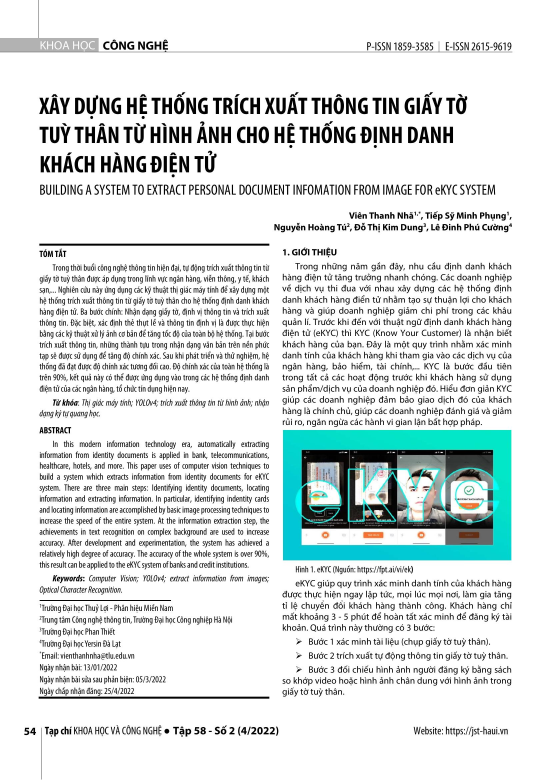
#> input picture project/wcode-iai/easia-green/extracted_images/page_1.jpg, 1654 x 2339 px (shown at 1/3 size)
$ python -i preprocess.py   (imports and definitions only)
#> lines starting #> are read from the running program, lines starting #| are printed output that depends on the picture
#> further down, picture is the input picture: shape (2339, 1654, 3); mean B, G, R 226.7, 227.1, 221
### project/wcode-iai/easia-green/app/utils/utils_logging.py
import os
from datetime import datetime
import logging

# Tạo thư mục logs nếu chưa tồn tại
LOG_DIR = 'logs'
os.makedirs(LOG_DIR, exist_ok=True)

# Đường dẫn file log theo ngày
log_filename = os.path.join(LOG_DIR, f'log_{datetime.now().strftime("%Y%m%d")}.log')


def log_debug(message: str, level: str = 'INFO'):
  """
  Ghi log ra console và file log theo ngày, kèm cấp độ log.
  Chỉ chấp nhận level hợp lệ: INFO, DEBUG, WARNING, ERROR
  """
  allowed_levels = {'INFO', 'DEBUG', 'WARNING', 'ERROR'}
  if level not in allowed_levels:
    level = 'INFO'

  timestamp = datetime.now().strftime('%Y-%m-%d %H:%M:%S')
  log_line = f'[{timestamp}] [{level}] {message}'
  print(log_line)

  with open(log_filename, 'a', encoding='utf-8') as f:
    f.write(log_line + '\n')


# [13 lines left out: function configure_logging, not called in this run]

### project/wcode-iai/easia-green/app/core/preprocess.py
# app/core/preprocess.py
import cv2
import numpy as np
from app.utils.utils_logging import log_debug


def preprocess_image(image: np.ndarray) -> np.ndarray:
  """
  Tiền xử lý ảnh:
  - Chuyển grayscale
  - Resize về chiều rộng chuẩn (nếu cần)
  - Tăng tương phản bằng CLAHE
  - Lọc nhiễu và làm mượt ảnh bằng bộ lọc Bilateral để khử nhiễu
  """
  log_debug("🧼 Bắt đầu tiền xử lý ảnh...", level="INFO")

  # Resize nếu quá lớn
  max_width = 1000
  if image.shape[1] > max_width:
    scale = max_width / image.shape[1]
#> scale = 0.605
    image = cv2.resize(image, None, fx=scale, fy=scale)
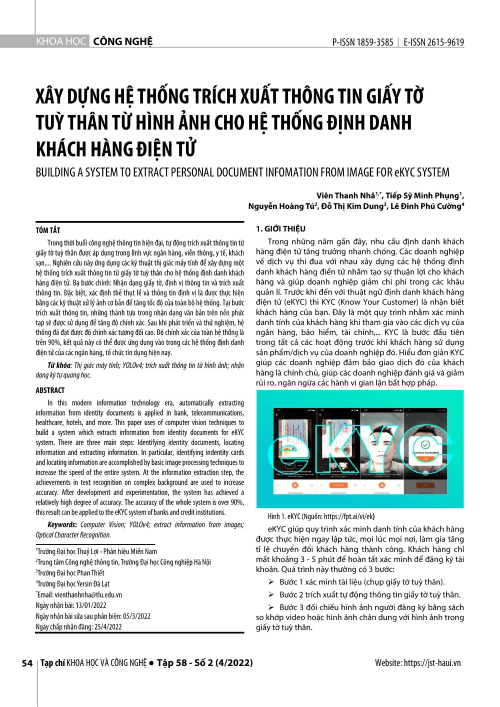
#> image: shape (1414, 1000, 3) (shown at 1/2 size); mean of channels 0, 1, 2 226.6, 227, 220.9; drawn as B, G, R
    log_debug(f"📐 Resize ảnh về chiều rộng {max_width}px", level="DEBUG")

  # Chuyển grayscale
  gray = cv2.cvtColor(image, cv2.COLOR_BGR2GRAY)
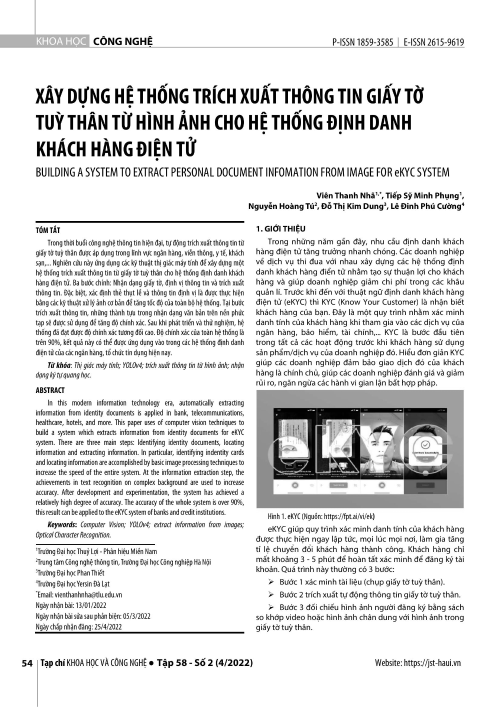
#> gray: shape (1414, 1000) (shown at 1/2 size); min 0, max 255, mean 225.1
  log_debug("🎨 Chuyển ảnh sang grayscale", level="DEBUG")

  # Tăng tương phản (CLAHE)
  clahe = cv2.createCLAHE(clipLimit=2.0, tileGridSize=(8, 8))
  enhanced = clahe.apply(gray)
  log_debug("🔆 Tăng tương phản bằng CLAHE", level="DEBUG")

  # Làm mượt để loại bỏ nhiễu nhỏ
  smoothed = cv2.bilateralFilter(enhanced, d=9, sigmaColor=75, sigmaSpace=75)
  log_debug("💧 Làm mượt ảnh bằng bilateral filter", level="DEBUG")

  return smoothed

>>> import cv2
>>> picture = cv2.imread('../../extracted_images/page_1.jpg')
>>> result = preprocess_image(picture)

$ run again, on project/wcode-iai/easia-green/extracted_images/page_2.jpg
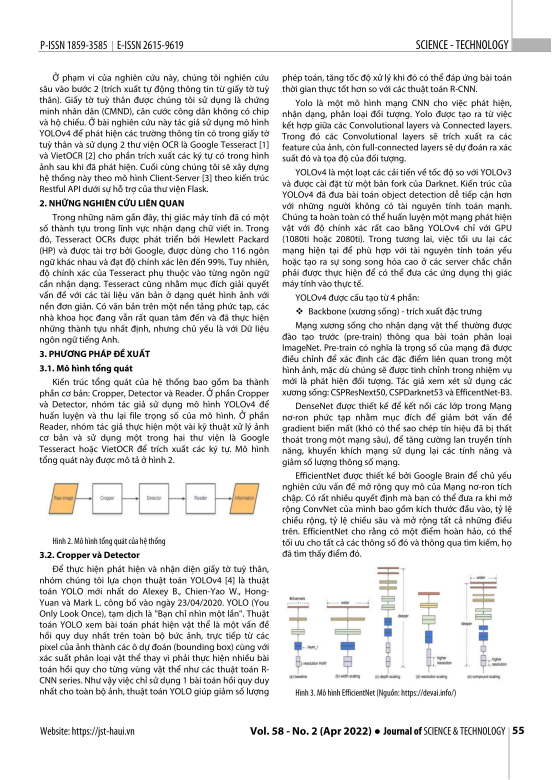
#> input picture project/wcode-iai/easia-green/extracted_images/page_2.jpg, 1654 x 2339 px (shown at 1/3 size)
#> picture is the input picture: shape (2339, 1654, 3); mean B, G, R 232.8, 233, 233.1
#> in preprocess_image, `image = cv2.resize(image, None, fx=scale, fy=scale)`:
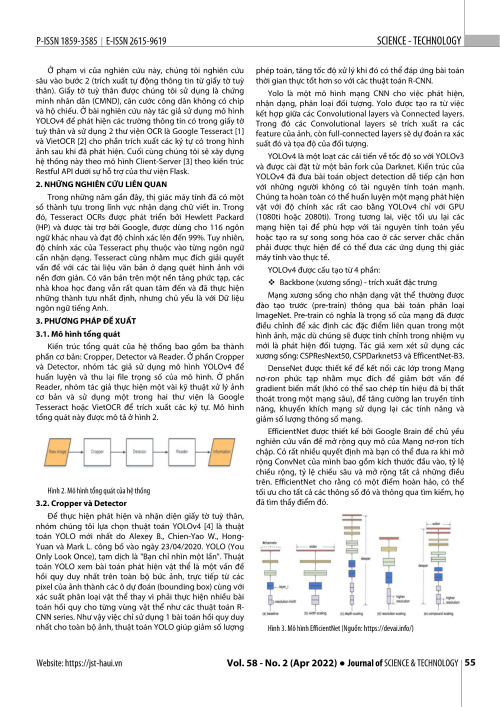
#> image: shape (1414, 1000, 3) (shown at 1/2 size); mean of channels 0, 1, 2 232.7, 232.9, 233.1; drawn as B, G, R

$ run again, on project/wcode-iai/easia-green/extracted_images/page_3.jpg
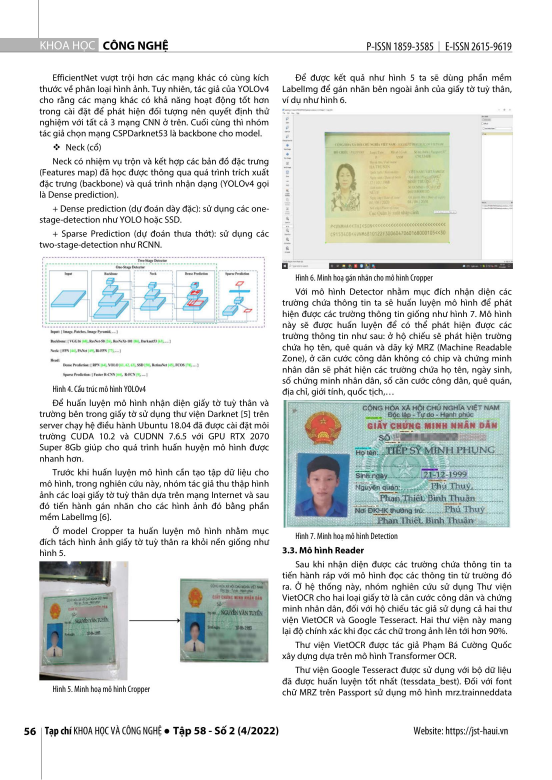
#> input picture project/wcode-iai/easia-green/extracted_images/page_3.jpg, 1654 x 2339 px (shown at 1/3 size)
#> picture is the input picture: shape (2339, 1654, 3); mean B, G, R 226.9, 228.6, 226.2
#> in preprocess_image, `gray = cv2.cvtColor(image, cv2.COLOR_BGR2GRAY)`:
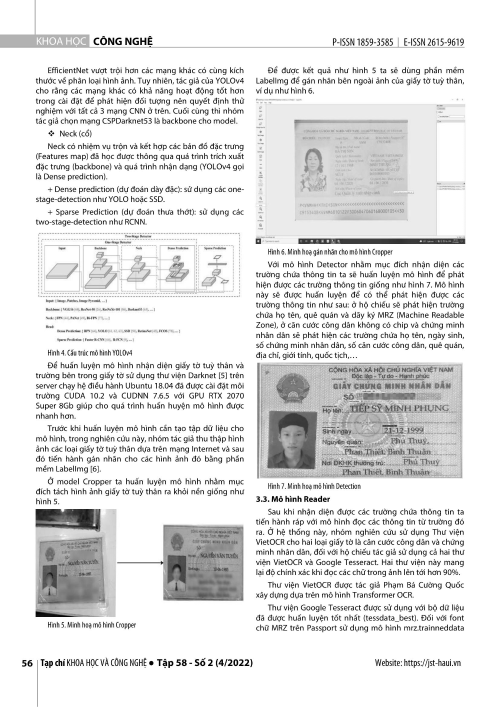
#> gray: shape (1414, 1000) (shown at 1/2 size); min 0, max 255, mean 227.7
#> in preprocess_image, `enhanced = clahe.apply(gray)`:
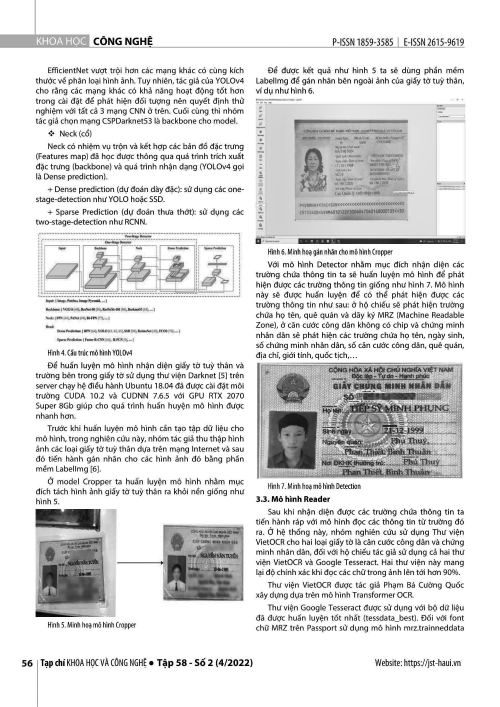
#> enhanced: shape (1414, 1000) (shown at 1/2 size); min 0, max 255, mean 221.3

$ run again, on project/wcode-iai/easia-green/extracted_images/page_4.jpg
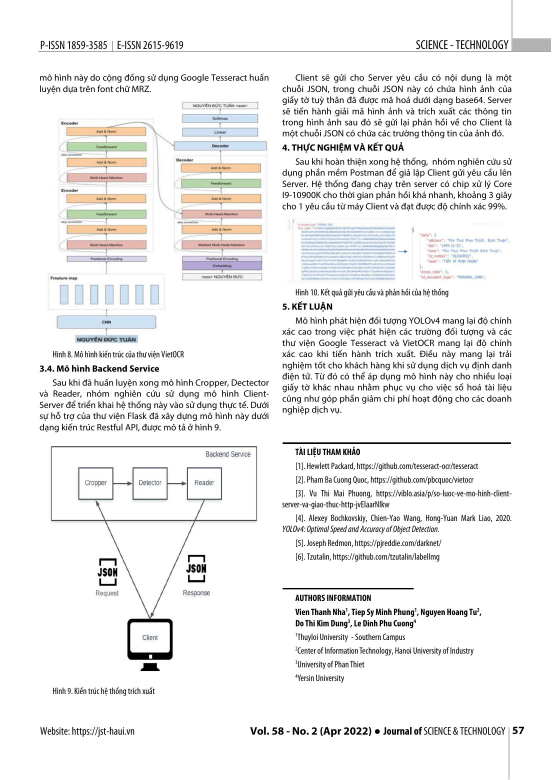
#> input picture project/wcode-iai/easia-green/extracted_images/page_4.jpg, 1654 x 2339 px (shown at 1/3 size)
#> picture is the input picture: shape (2339, 1654, 3); mean B, G, R 239, 239.3, 239.5
#> in preprocess_image, `gray = cv2.cvtColor(image, cv2.COLOR_BGR2GRAY)`:
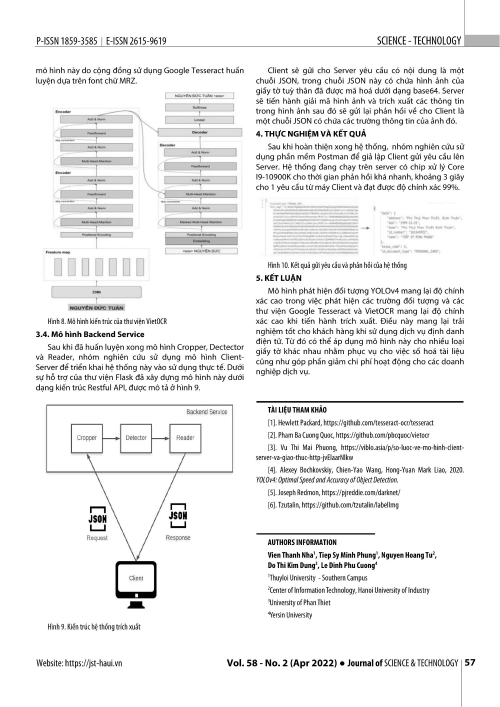
#> gray: shape (1414, 1000) (shown at 1/2 size); min 0, max 255, mean 239.3
#> in preprocess_image, `enhanced = clahe.apply(gray)`:
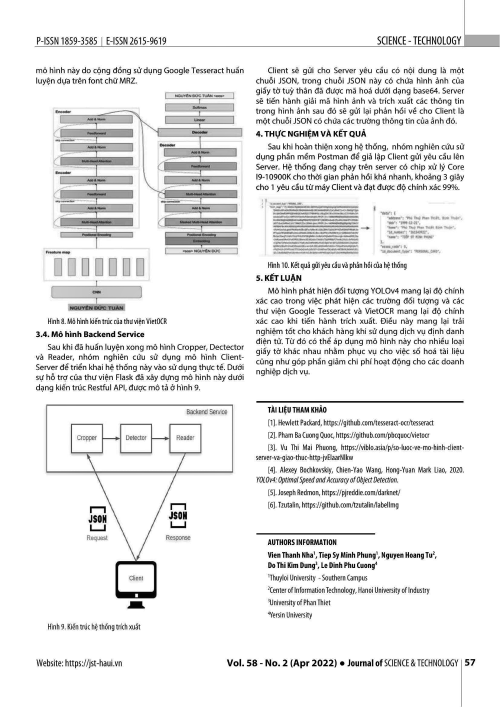
#> enhanced: shape (1414, 1000) (shown at 1/2 size); min 1, max 255, mean 235.4
